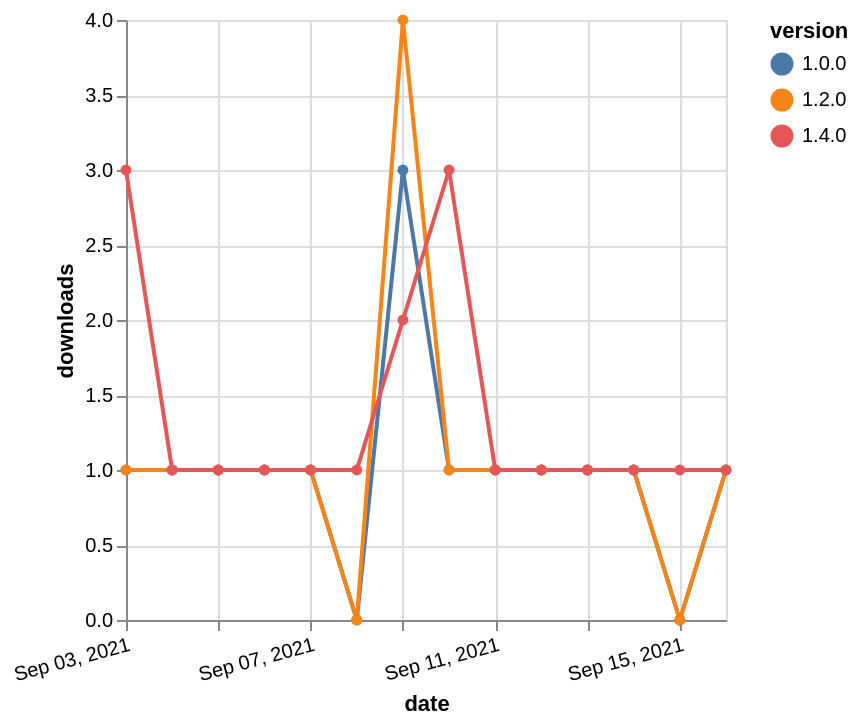

Vega-Lite specification for this chart:
### Vega-Lite specification from a JSON file in a GitHub repository (floating-point values rounded to 4 significant figures)
{"$schema": "https://vega.github.io/schema/vega-lite/v5.json", "description": "A simple bar chart with embedded data.", "data": {"values": [{"date": "2021-09-03", "total": 161, "delta": 1, "version": "1.0.0"}, {"date": "2021-09-04", "total": 162, "delta": 1, "version": "1.0.0"}, {"date": "2021-09-05", "total": 163, "delta": 1, "version": "1.0.0"}, {"date": "2021-09-06", "total": 164, "delta": 1, "version": "1.0.0"}, {"date": "2021-09-07", "total": 165, "delta": 1, "version": "1.0.0"}, {"date": "2021-09-08", "total": 165, "delta": 0, "version": "1.0.0"}, {"date": "2021-09-09", "total": 168, "delta": 3, "version": "1.0.0"}, {"date": "2021-09-10", "total": 169, "delta": 1, "version": "1.0.0"}, {"date": "2021-09-11", "total": 170, "delta": 1, "version": "1.0.0"}, {"date": "2021-09-12", "total": 171, "delta": 1, "version": "1.0.0"}, {"date": "2021-09-13", "total": 172, "delta": 1, "version": "1.0.0"}, {"date": "2021-09-14", "total": 173, "delta": 1, "version": "1.0.0"}, {"date": "2021-09-15", "total": 173, "delta": 0, "version": "1.0.0"}, {"date": "2021-09-16", "total": 174, "delta": 1, "version": "1.0.0"}, {"date": "2021-09-03", "total": 190, "delta": 1, "version": "1.2.0"}, {"date": "2021-09-04", "total": 191, "delta": 1, "version": "1.2.0"}, {"date": "2021-09-05", "total": 192, "delta": 1, "version": "1.2.0"}, {"date": "2021-09-06", "total": 193, "delta": 1, "version": "1.2.0"}, {"date": "2021-09-07", "total": 194, "delta": 1, "version": "1.2.0"}, {"date": "2021-09-08", "total": 194, "delta": 0, "version": "1.2.0"}, {"date": "2021-09-09", "total": 198, "delta": 4, "version": "1.2.0"}, {"date": "2021-09-10", "total": 199, "delta": 1, "version": "1.2.0"}, {"date": "2021-09-11", "total": 200, "delta": 1, "version": "1.2.0"}, {"date": "2021-09-12", "total": 201, "delta": 1, "version": "1.2.0"}, {"date": "2021-09-13", "total": 202, "delta": 1, "version": "1.2.0"}, {"date": "2021-09-14", "total": 203, "delta": 1, "version": "1.2.0"}, {"date": "2021-09-15", "total": 203, "delta": 0, "version": "1.2.0"}, {"date": "2021-09-16", "total": 204, "delta": 1, "version": "1.2.0"}, {"date": "2021-09-03", "total": 126, "delta": 3, "version": "1.4.0"}, {"date": "2021-09-04", "total": 127, "delta": 1, "version": "1.4.0"}, {"date": "2021-09-05", "total": 128, "delta": 1, "version": "1.4.0"}, {"date": "2021-09-06", "total": 129, "delta": 1, "version": "1.4.0"}, {"date": "2021-09-07", "total": 130, "delta": 1, "version": "1.4.0"}, {"date": "2021-09-08", "total": 131, "delta": 1, "version": "1.4.0"}, {"date": "2021-09-09", "total": 133, "delta": 2, "version": "1.4.0"}, {"date": "2021-09-10", "total": 136, "delta": 3, "version": "1.4.0"}, {"date": "2021-09-11", "total": 137, "delta": 1, "version": "1.4.0"}, {"date": "2021-09-12", "total": 138, "delta": 1, "version": "1.4.0"}, {"date": "2021-09-13", "total": 139, "delta": 1, "version": "1.4.0"}, {"date": "2021-09-14", "total": 140, "delta": 1, "version": "1.4.0"}, {"date": "2021-09-15", "total": 141, "delta": 1, "version": "1.4.0"}, {"date": "2021-09-16", "total": 142, "delta": 1, "version": "1.4.0"}]}, "width": "container", "mark": {"type": "line", "point": {"filled": true}}, "encoding": {"x": {"field": "date", "type": "temporal", "timeUnit": "yearmonthdate", "title": "date", "axis": {"labelAngle": -15}}, "y": {"field": "delta", "type": "quantitative", "title": "downloads"}, "color": {"field": "version", "type": "nominal"}, "tooltip": {"field": "delta"}}}
